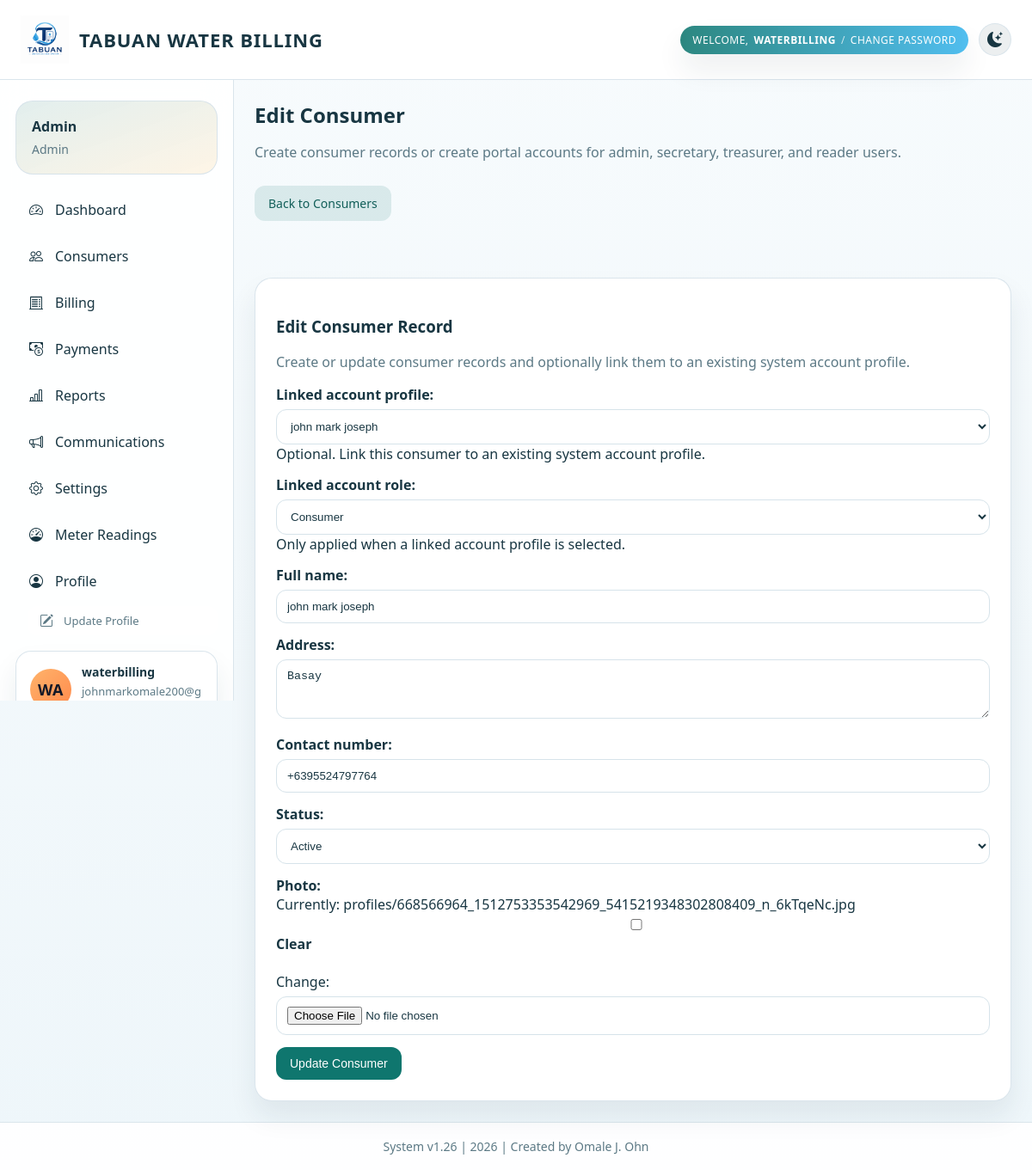
/consumers/8/edit/ (signed in), run on an earlier commit of the app's database.
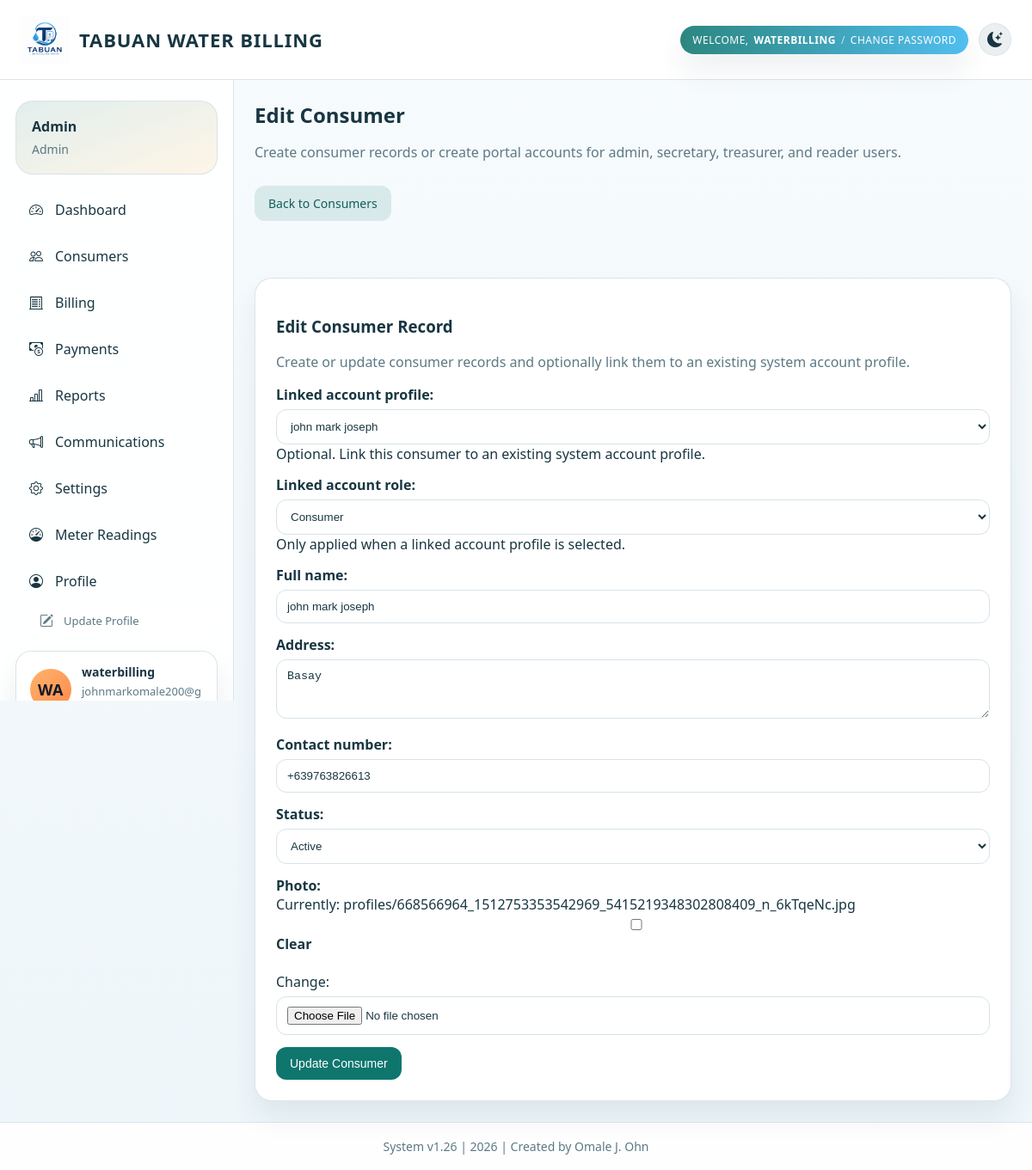
And on a later commit of the database.
### billing/models.py (models this page shows, shortened)
class Consumer(models.Model):
    class Statuses(models.TextChoices):
        ACTIVE = 'active', 'Active'
        INACTIVE = 'inactive', 'Inactive'
    profile = models.OneToOneField(
        ConsumerProfile,
        on_delete=models.SET_NULL,
        null=True,
        blank=True,
        related_name='consumer_record',
    )
    full_name = models.CharField(max_length=255)
    address = models.TextField(blank=True)
    contact_number = models.CharField(max_length=50, blank=True)
    status = models.CharField(max_length=20, choices=Statuses.choices, default=Statuses.ACTIVE)
    photo = models.ImageField(upload_to='consumers/', blank=True, null=True)
    created_at = models.DateTimeField(auto_now_add=True)

### billing/views.py (the view)
# urls.py: path('consumers/<int:consumer_id>/edit/', views.edit_consumer, name='edit_consumer'),
@role_required(ConsumerProfile.Roles.ADMIN)
def edit_consumer(request, consumer_id):
    consumer = get_object_or_404(Consumer, pk=consumer_id)
    if request.method == 'POST':
        form = ConsumerForm(request.POST, request.FILES, instance=consumer)
        if form.is_valid():
            form.save()
            messages.success(request, 'Consumer updated successfully.')
            return redirect('consumers')
    else:
        form = ConsumerForm(instance=consumer)
    return render(request, 'billing/add_consumer.html', {'form': form, 'page_title': 'Edit Consumer'})

### billing/models.py (called while the page is built)
    def __str__(self):
        return self.full_name or self.user.username

    @classmethod
    def load(cls):
        defaults = {
            'rate_per_m3': Decimal('20.00'),
            'billing_due_days': 15,
            'enable_cash_payments': True,
            'enable_online_payments': True,
            'notify_by_email': True,
            'notify_by_sms': False,
        }
        settings_obj, _ = cls.objects.get_or_create(pk=1, defaults=defaults)
        return settings_obj

### billing/permissions.py (called while the page is built)
def get_user_profile(user, create=False):
    if create:
        return ensure_user_profile(user)
    if not getattr(user, 'is_authenticated', False):
        return None
    return ConsumerProfile.objects.filter(user=user).first()

def get_user_role(user, create=False):
    if not getattr(user, 'is_authenticated', False):
        return None
    if user.is_staff or user.is_superuser:
        return ConsumerProfile.Roles.ADMIN
    profile = get_user_profile(user, create=create)
    return profile.role if profile else ConsumerProfile.Roles.CONSUMER

def get_linked_consumer(user):
    profile = get_user_profile(user)
    if not profile:
        return None
    return getattr(profile, 'consumer_record', None)

### templates/billing/add_consumer.html (shortened to what this page needs)
{% extends 'base.html' %}
{% block content %}
<section class="page-wrap">
    <div class="toolbar" style="justify-content: space-between; margin-bottom: 18px;">
        <div>
            <h2 class="page-title">{{ page_title }}</h2>
            <p class="muted">Create consumer records or create portal accounts for admin, secretary, treasurer, and reader users.</p>
        </div>
        <a href="{% url 'consumers' %}" class="btn secondary">Back to Consumers</a>
    </div>
</section>
<section class="page-wrap {% if portal_account_form %}grid-2{% endif %}">
    <div class="form-card">
        <h3>{% if page_title == 'Edit Consumer' %}Edit Consumer Record{% else %}Create Consumer Record{% endif %}</h3>
        <p class="muted">Create or update consumer records and optionally link them to an existing system account profile.</p>
        <form method="post" enctype="multipart/form-data">
            {{ form.as_p }}
            <div class="btn-row">
                <button type="submit" class="btn">{% if page_title == 'Edit Consumer' %}Update Consumer{% else %}Save Consumer Record{% endif %}</button>
            </div>
        </form>
    </div>
</section>
{% endblock %}

What changed in the data, as far as the page shows it:
changed Consumer "john mark joseph": contact_number "+6395524797764" → "+639763826613"
